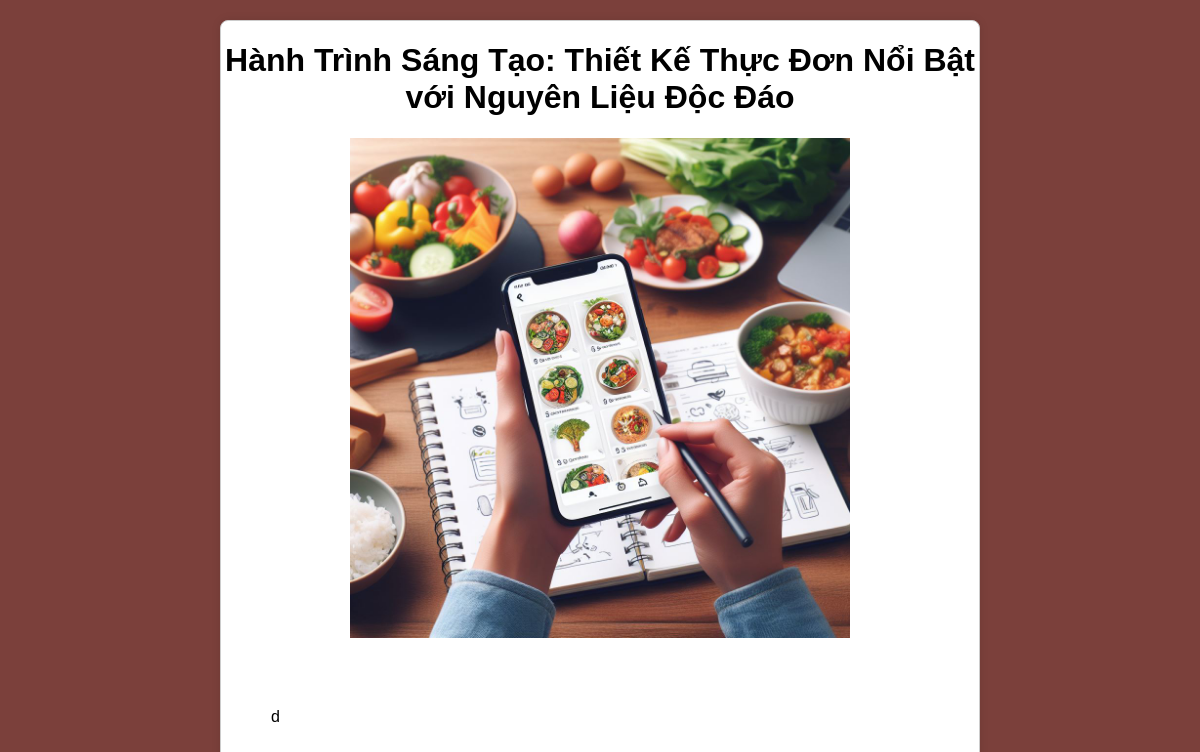
The app's page /blog.php?MaBlog=3 with its own data.
### tables this page shows
CREATE TABLE `blog` (
  `MaBlog` int(11) NOT NULL,
  `TenBlog` mediumtext NOT NULL,
  `ThoiGianDang` datetime NOT NULL,
  `NoiDung` longtext NOT NULL,
  `MaLoaiBlog` int(11) NOT NULL,
  `AnhBlog` varchar(255) NOT NULL
);

### blog.php (the view, shortened to what this page needs)
<?php
require_once("components/connection.php");
$MaBlog = $_GET['MaBlog'];
?>
<!DOCTYPE html>
<html lang="en">
<head>
</head>
<body>
    <div class="blog-container">
        <?php
            $sql = "SELECT * FROM blog where MaBlog=$MaBlog";
            $result = $conn->query($sql);
            if ($result->num_rows > 0) {
                while ($row = $result->fetch_assoc()) {
                    ?>
                <div class="blog-card">
                 <?php   echo '<h1>' . $row['TenBlog'] . '</h1>';
                    echo '<img class="blog-image" src="' . $row['AnhBlog'] . '" alt="' . $row['TenBlog'] . '">';
                    ?>
                <div class="text-content">
                   <?php
                    echo '<p>' . $row['NoiDung'] . '</p>';
                    ?>
                    </div>
                    </div>
            <?php
                }
            } else {
                echo '<p>No blogs found</p>';
            }
        ?>
    </div>
</body>
</html>

### blog.php (style rules this page uses)
body { font-family: Arial, sans-serif; margin: 20px; text-align: center; background-color: #7b403b; padding-left: 200px; padding-right: 200px; }
.blog-container { display: flex; flex-wrap: wrap; gap: 20px; justify-content: center; }
.blog-card { border: 1px solid #ccc; border-radius: 8px; overflow: hidden; background-color: white; width: 100%; box-shadow: 0 0 10px rgba(0, 0, 0, 0.1); }
.blog-image { height: 500px; object-fit: cover; }
.text-content { text-align: justify; padding: 50px; }

### records on screen
blog: TenBlog "Hành Trình Sáng Tạo: Thiết Kế Thực Đơn Nổi Bật với Nguyên Liệu Độc Đáo", AnhBlog (picture), NoiDung "d"
